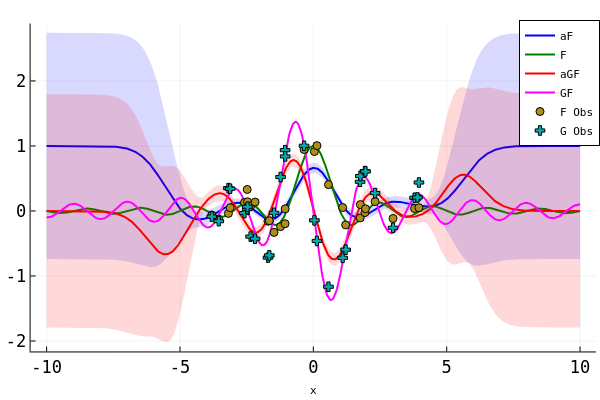

The code cell stored with this chart in its notebook:
### Markdown cell above
## Plot Prediction Results

### Code cell
_m_j_plot, _C_j_plot = predict_GP_joints(m_in=xtest_plot_vv, q_v=qv, q_θ=θ_optimal, meta=get_GP_meta(D; method=method, mean_fn=mean_fn, kernel=kernel, kernel_spec=kernel_spec, mode=mode, independent_SE_lengthscales=independent_SE_lengthscales, Xu=Xu, θ=θ_optimal))
predict_value_mean_plot = _m_j_plot[:, 1]
predict_value_var_plot = _C_j_plot[:, 1, 1]
predict_grad_mean_plot = _m_j_plot[:, 2]
predict_grad_var_plot = _C_j_plot[:, 2, 2]
plot(xtest_plot, predict_value_mean_plot, tickfontsize=12, ribbon = sqrt.(predict_value_var_plot),
    label="aF", lw=2, legend=:topright, color=:blue, fillalpha=0.15, fontfamily="monospace",legendfontsize=8, guidefontsize=8)
plot!(xtest_plot, f_true, label="F", lw=2, color=:green)
plot!(xtest_plot, predict_grad_mean_plot, tickfontsize=12, ribbon = sqrt.(predict_grad_var_plot),
    label="aGF", lw=2, legend=:topright, color=:red, fillalpha=0.15, fontfamily="monospace",legendfontsize=8, guidefontsize=8)
plot!(xtest_plot, gf_true,label="GF", lw=2, color=:magenta)
scatter!(xtrain, ytrain, label="F Obs",  alpha=1, ms=4, marker=:circle)
scatter!(xtrain, ωtrain, label="G Obs",  alpha=1, ms=4, marker=:cross)
xlabel!("x")

### Figure 1 — Plotly figure (JSON) as saved in the notebook; plotly's stock layout.template omitted (floating-point values rounded to 4 significant figures; data arrays with more than 128 entries replaced by an {"elided": "..."} marker saying what was removed)
{"data": [{"colorbar": {"len": 0.9109, "title": "", "x": 0.9934, "y": 0.5347}, "fill": "tozeroy", "fillcolor": "rgba(0, 0, 255, 0.150)", "legendgroup": "aF", "line": {"color": "rgba(0, 0, 255, 1.000)", "dash": "solid", "shape": "linear", "width": 0}, "mode": "lines", "name": "aF", "showlegend": false, "type": "scatter", "x": {"elided": "1200 float values"}, "xaxis": "x", "y": {"elided": "1200 float values"}, "yaxis": "y"}, {"colorbar": {"len": 0.9109, "title": "", "x": 0.9934, "y": 0.5347}, "fillrange": {"elided": "2x600 float values"}, "legendgroup": "aF", "line": {"color": "rgba(0, 0, 255, 1.000)", "dash": "solid", "shape": "linear", "width": 2}, "mode": "lines", "name": "aF", "showlegend": true, "type": "scatter", "x": {"elided": "600 float values"}, "xaxis": "x", "y": {"elided": "600 float values"}, "yaxis": "y"}, {"colorbar": {"len": 0.9109, "title": "", "x": 0.9934, "y": 0.5347}, "legendgroup": "F", "line": {"color": "rgba(0, 128, 0, 1.000)", "dash": "solid", "shape": "linear", "width": 2}, "mode": "lines", "name": "F", "showlegend": true, "type": "scatter", "x": {"elided": "600 float values"}, "xaxis": "x", "y": {"elided": "600 float values"}, "yaxis": "y"}, {"colorbar": {"len": 0.9109, "title": "", "x": 0.9934, "y": 0.5347}, "fill": "tozeroy", "fillcolor": "rgba(255, 0, 0, 0.150)", "legendgroup": "aGF", "line": {"color": "rgba(255, 0, 0, 1.000)", "dash": "solid", "shape": "linear", "width": 0}, "mode": "lines", "name": "aGF", "showlegend": false, "type": "scatter", "x": {"elided": "1200 float values"}, "xaxis": "x", "y": {"elided": "1200 float values"}, "yaxis": "y"}, {"colorbar": {"len": 0.9109, "title": "", "x": 0.9934, "y": 0.5347}, "fillrange": {"elided": "2x600 float values"}, "legendgroup": "aGF", "line": {"color": "rgba(255, 0, 0, 1.000)", "dash": "solid", "shape": "linear", "width": 2}, "mode": "lines", "name": "aGF", "showlegend": true, "type": "scatter", "x": {"elided": "600 float values"}, "xaxis": "x", "y": {"elided": "600 float values"}, "yaxis": "y"}, {"colorbar": {"len": 0.9109, "title": "", "x": 0.9934, "y": 0.5347}, "legendgroup": "GF", "line": {"color": "rgba(255, 0, 255, 1.000)", "dash": "solid", "shape": "linear", "width": 2}, "mode": "lines", "name": "GF", "showlegend": true, "type": "scatter", "x": {"elided": "600 float values"}, "xaxis": "x", "y": {"elided": "600 float values"}, "yaxis": "y"}, {"colorbar": {"len": 0.9109, "title": "", "x": 0.9934, "y": 0.5347}, "legendgroup": "F Obs", "marker": {"color": "rgba(172, 142, 24, 1.000)", "line": {"color": "rgba(0, 0, 0, 1.000)", "width": 1}, "size": 8, "symbol": "circle"}, "mode": "markers", "name": "F Obs", "showlegend": true, "type": "scatter", "x": [-3.807, -3.546, -3.184, -3.117, -2.581, -2.48, -2.468, -2.352, -2.183, -1.699, -1.65, -1.474, -1.228, -1.059, -1.055, -0.3466, 0.0399, 0.1353, 0.5668, 1.099, 1.212, 1.754, 1.763, 1.935, 1.956, 2.315, 2.988, 3.796, 3.905, 3.96], "xaxis": "x", "y": [-0.06197, -0.1263, -0.03755, 0.05005, 0.1302, 0.3307, 0.142, 0.07574, 0.1369, -0.158, -0.1498, -0.3297, -0.2414, -0.1957, 0.03258, 0.9454, 0.9138, 1.005, 0.4048, 0.05222, -0.2144, -0.1072, 0.09804, -0.02486, 0.03378, 0.1445, -0.1156, 0.03754, 0.205, 0.04985], "yaxis": "y"}, {"colorbar": {"len": 0.9109, "title": "", "x": 0.9934, "y": 0.5347}, "legendgroup": "G Obs", "marker": {"color": "rgba(0, 170, 174, 1.000)", "line": {"color": "rgba(0, 0, 0, 1.000)", "width": 1}, "size": 8, "symbol": "cross"}, "mode": "markers", "name": "G Obs", "showlegend": true, "type": "scatter", "x": [-3.807, -3.546, -3.184, -3.117, -2.581, -2.48, -2.468, -2.352, -2.183, -1.699, -1.65, -1.474, -1.228, -1.059, -1.055, -0.3466, 0.0399, 0.1353, 0.5668, 1.099, 1.212, 1.754, 1.763, 1.935, 1.956, 2.315, 2.988, 3.796, 3.905, 3.96], "xaxis": "x", "y": [-0.08756, -0.1572, 0.3509, 0.3425, -0.03214, 0.03085, 0.06433, -0.3943, -0.427, -0.7172, -0.6836, -0.02839, 0.5216, 0.9345, 0.8385, 1.003, -0.1444, -0.4618, -1.166, -0.7208, -0.596, 0.4492, 0.5371, 0.6135, 0.6082, 0.2746, -0.259, 0.2029, 0.2074, 0.4379], "yaxis": "y"}], "layout": {"annotations": [], "height": 400, "legend": {"bgcolor": "rgba(255, 255, 255, 1.000)", "bordercolor": "rgba(0, 0, 0, 1.000)", "borderwidth": 1, "font": {"color": "rgba(0, 0, 0, 1.000)", "family": "monospace", "size": 11}, "title": {"font": {"color": "rgba(0, 0, 0, 1.000)", "family": "monospace", "size": 15}, "text": ""}, "tracegroupgap": 0, "traceorder": "normal", "x": 1, "xanchor": "right", "y": 1, "yanchor": "top"}, "margin": {"b": 20, "l": 0, "r": 0, "t": 20}, "paper_bgcolor": "rgba(255, 255, 255, 1.000)", "plot_bgcolor": "rgba(255, 255, 255, 1.000)", "showlegend": true, "width": 600, "xaxis": {"anchor": "y", "domain": [0.05101, 0.9934], "gridcolor": "rgba(0, 0, 0, 0.100)", "gridwidth": 0.5, "linecolor": "rgba(0, 0, 0, 1.000)", "mirror": false, "range": [-10.6, 10.6], "showgrid": true, "showline": true, "showticklabels": true, "tickangle": 0, "tickcolor": "rgb(0, 0, 0)", "tickfont": {"color": "rgba(0, 0, 0, 1.000)", "family": "monospace", "size": 17}, "tickmode": "array", "ticks": "inside", "ticktext": ["-10", "-5", "0", "5", "10"], "tickvals": [-10, -5, 0, 5, 10], "title": "x", "titlefont": {"color": "rgba(0, 0, 0, 1.000)", "family": "monospace", "size": 11}, "type": "-", "visible": true, "zeroline": false, "zerolinecolor": "rgba(0, 0, 0, 1.000)"}, "yaxis": {"anchor": "x", "domain": [0.07929, 0.9902], "gridcolor": "rgba(0, 0, 0, 0.100)", "gridwidth": 0.5, "linecolor": "rgba(0, 0, 0, 1.000)", "mirror": false, "range": [-2.161, 2.883], "showgrid": true, "showline": true, "showticklabels": true, "tickangle": 0, "tickcolor": "rgb(0, 0, 0)", "tickfont": {"color": "rgba(0, 0, 0, 1.000)", "family": "monospace", "size": 17}, "tickmode": "array", "ticks": "inside", "ticktext": ["-2", "-1", "0", "1", "2"], "tickvals": [-2, -1, 0, 1, 2], "title": "", "titlefont": {"color": "rgba(0, 0, 0, 1.000)", "family": "monospace", "size": 11}, "type": "-", "visible": true, "zeroline": false, "zerolinecolor": "rgba(0, 0, 0, 1.000)"}}}
